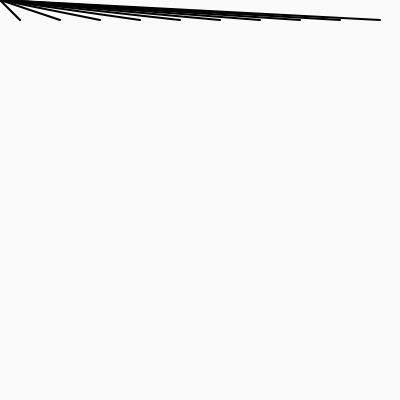
Frame 1 (no input)
Frame 60 (no input): identical to frame 1, image omitted
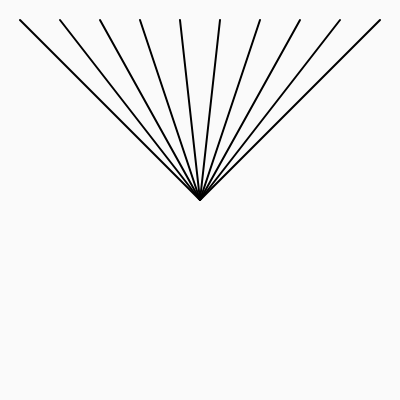
Frame 120 (the mouse pressed at the canvas centre since frame 60)

The p5.js sketch that drew these frames (run headless with seeded random() and noise() and a simulated clock; from frame 60 on, the mouse is pressed at the canvas centre):

// p5.js sketch
// ── sketch.js
function setup() {
  createCanvas(400, 400);
  stroke(0);
  strokeWeight(2);
}

function draw() {
  background(250);

  const n = 10;
  const margin = 20;
  for (let i = 0; i < n; i++) {
    const x = map(i, 0, n - 1, margin, width - margin); // 顶部等距点
    const y = margin;                                    // 顶部 y
    line(mouseX, mouseY, x, y);                         // 鼠标 → 顶部点
  }
}
